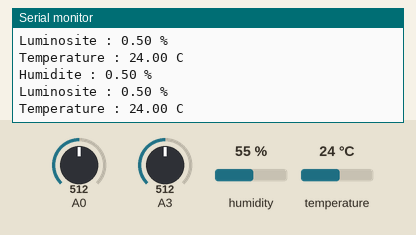
This sketch was run on a simulated Arduino Uno, built with avr-gcc and run on an emulated ATmega328P. Parts: the last lines printed to the serial monitor. Inputs (shaded band) come from the test bench; at power-on: temperature 24 °C, A0 = 512, A3 = 512, humidity 55 %.

Above: at 1.8 s.
1.9 s: temperature set to 12 °C
At 2.6 s:
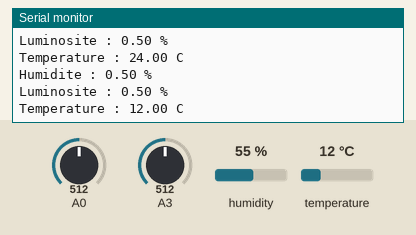
3.4 s: A0 set to 716
At 4.7 s:
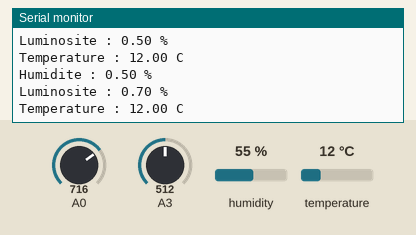
4.9 s: A3 set to 716
At 6.0 s:
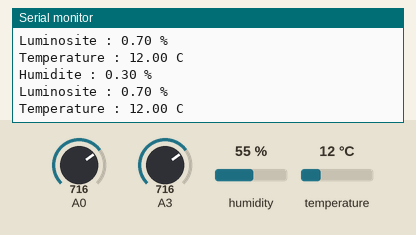
6.4 s: temperature set to 19 °C
At 7.8 s:
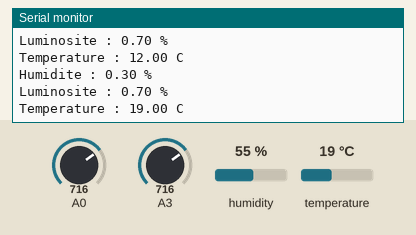
7.9 s: A0 set to 992
At 9.2 s:
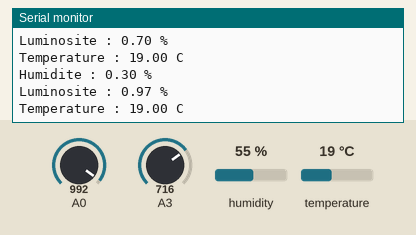
9.4 s: A3 set to 992
At 10.3 s:
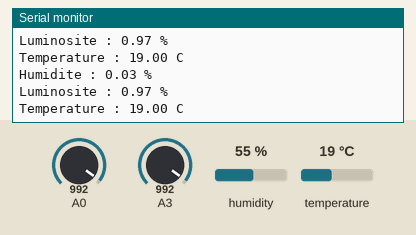
Timing chart, 0 to 12.4 s (numbered marks = the images above; inputs shaded):
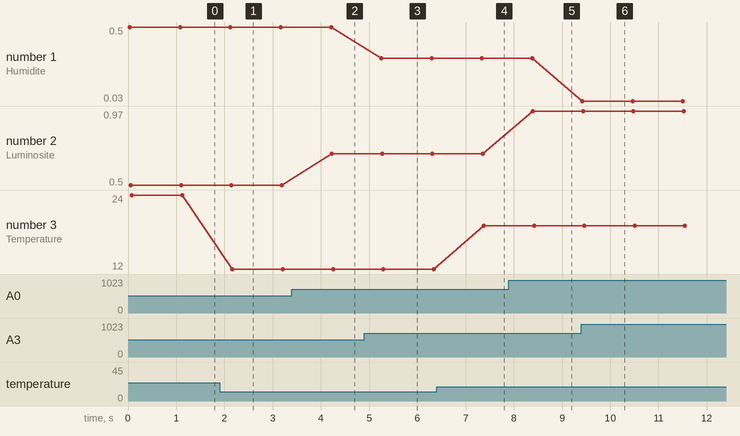

Measured:
- after the input at 1.9 s, the serial monitor: prints a new line after 0.27 s (image 1)
- after the input at 3.4 s, the serial monitor: prints a new line after 0.83 s (image 2)
- after the input at 4.9 s, the serial monitor: prints a new line after 0.35 s (image 3)
- after the input at 6.4 s, the serial monitor: prints a new line after 0.98 s (image 4)
- after the input at 7.9 s, the serial monitor: prints a new line after 0.50 s (image 5)
- after the input at 9.4 s, the serial monitor: prints a new line at once (image 6)
- plotted number 1: 0.5 → 0.3 after the input at 4.9 s, 0.3 → 0.03 after the input at 9.4 s
- plotted number 2: 0.5 → 0.7 after the input at 3.4 s, 0.7 → 0.97 after the input at 7.9 s

The sketch:

arduino.ino
```cpp
#include <Arduino.h>
#include <Wire.h>
#include "SHT31.h"
#include <math.h>

SHT31 sht31 = SHT31();

//const int ledPin=12;                 //Connect the LED Grove module to Pin12, Digital 12
//const int thresholdvalue=15;         //The threshold for which the LED should turn on.
float Rsensor; //Resistance of sensor in K

void setup() {
  Serial.begin(9600);
  while(!Serial);
  Serial.println("begin...");
  sht31.begin();
}

void loop() {
  float temp = sht31.getTemperature();
  float hum = sht31.getHumidity();
  float lightSensorValue = analogRead(0);
  float humSensorValue = analogRead(3);
  Rsensor=(float)(1023-lightSensorValue)*10/lightSensorValue;


  lightSensorValue = lightSensorValue / 1023;
  humSensorValue = (1023 - humSensorValue) / 1023;
/*
  if(Rsensor>thresholdvalue)
  {
    digitalWrite(ledPin,HIGH);
  }
  else
  {
  digitalWrite(ledPin,LOW);
  }
*/

  Serial.print("Humidite : ");
  Serial.print(humSensorValue);
  Serial.println(" %");

  Serial.print("Luminosite : ");
  Serial.print(lightSensorValue);
  Serial.println(" %");
  //Serial.println("LightSensor resistance value : ");
  //Serial.println(Rsensor,DEC);//show the light intensity on the serial monitor;
  Serial.print("Temperature : ");
  Serial.print(temp);
  Serial.println(" C");

  delay(1000);
}
```
